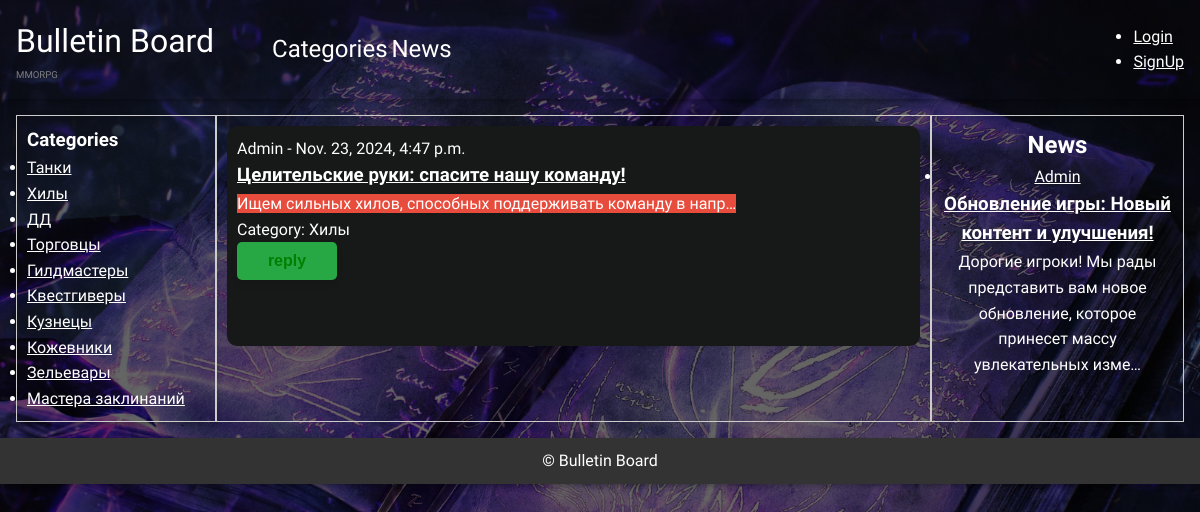
The app's page /board/category/6/khily-1732294294, older data.
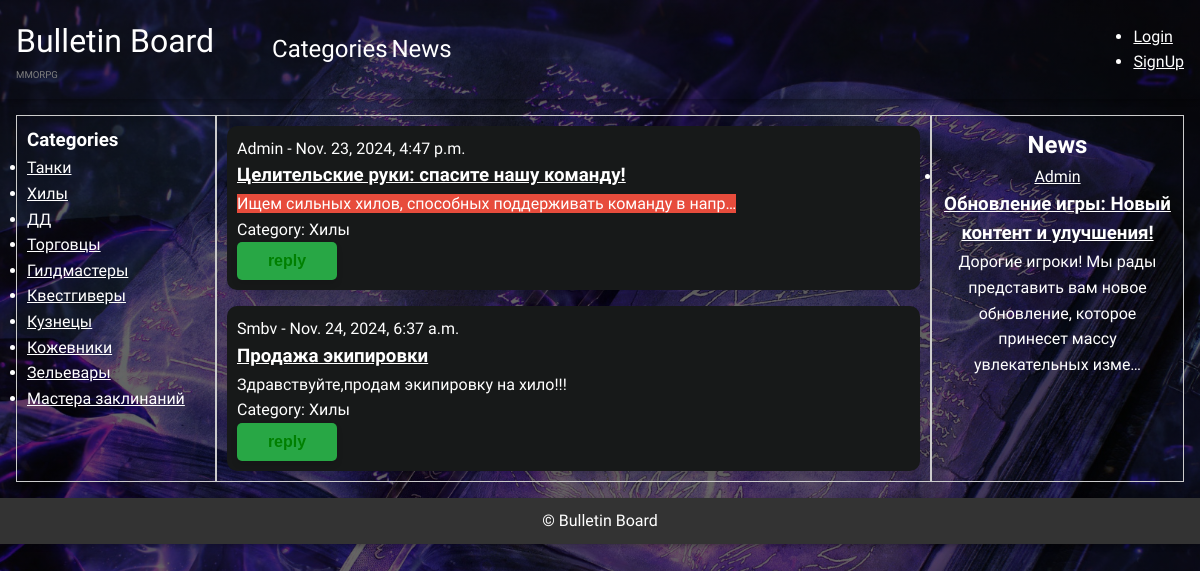
The same page, newer data.
### board/models.py (models this page shows, shortened)
class Category(models.Model):
    class Meta:
        verbose_name = 'Category'
        verbose_name_plural = 'Categories'
    name = models.CharField(max_length=150)
    slug = models.SlugField(
        max_length=255, unique=True, db_index=True, verbose_name="URL",
        blank=True)
    descriptions = models.TextField(blank=True)
    image = models.ImageField(
        upload_to='categories/images/', null=True, blank=True)
    def __str__(self):
        return f'{self.name}'

class Board(models.Model):
    author = models.ForeignKey(User, on_delete=models.CASCADE)
    title = models.CharField(max_length=150, blank=False)
    text = RichTextUploadingField()
    category = models.ForeignKey('Category',
                                 on_delete=models.CASCADE, blank=False)
    created_date = models.DateTimeField(auto_now_add=True, null=True,
                                        blank=True)
    slug = models.SlugField(
        max_length=255, unique=True, db_index=True, verbose_name="URL",
        blank=True)
    image = models.ImageField(
        upload_to='boards/images/', null=True, blank=True, default='boards/images/default_image.jpg')  # upload to images in board
    video = models.FileField(
        upload_to='boards/videos', null=True, blank=True)   # upload to video in board

class Post(models.Model):
    author = models.ForeignKey(User, on_delete=models.CASCADE)
    title = models.CharField(max_length=150, blank=False)
    text = models.TextField()
    created_date = models.DateTimeField(auto_now_add=True)
    image = models.ImageField(
        upload_to='posts/images/', null=True, blank=True)
    video = models.FileField(
        upload_to='posts/videos', null=True, blank=True)
    slug = models.SlugField(
        max_length=255, unique=True, db_index=True, verbose_name="URL",
        blank=True)

### board/views.py (the view)
class BoardViewCategory(View):
    def get_context_data(self, request, pk, slug):
        categories = Category.objects.all()
        posts = Post.objects.all()
        category = Category.objects.get(pk=pk, slug=slug)
        boards_in_category = Board.objects.filter(category=category)
        return {
            'category': category,
            'boards_in_category': boards_in_category,
            'categories': categories,
            'posts': posts,
        }
    def get(self, request, pk, slug):
        context = self.get_context_data(request, pk, slug)
        return render(request, 'board/boards_in_category.html', context)

### templates/board/boards_in_category.html (shortened to what this page needs)
{% extends 'default.html' %}
{% load i18n %}
{% block side-left %}
    <section>
        <h1>{% trans 'Categories' %}</h1>
    </section>
    <section>
        <ul class="categories">
        {% for category in categories %}
            <li class="category">
                <a href="{% url 'BoardsInCategory' category.pk category.slug %}">{{category.name}}</a>
            </li>
        {% endfor %}
        </ul>
    </section>
{% endblock side-left %}
{% block content %}
    {% for BIC in boards_in_category %}
        <article class="card_board">
            <section class="card-left">
            <span class="card_author">
                {{ BIC.author }} - {{ BIC.created_date }}
            </span>
            <h1 class="card_title">
                <a href="{% url 'BoardDetail' BIC.pk BIC.slug %}">{{BIC.title}}</a>
            </h1>
            <p class="title_description">
                {{BIC.text|truncatechars:100|safe}}
            </p>
            <span>{% trans 'Category' %}: {{ BIC.category }}</span>
            <div><button class="green-button">{% trans 'reply' %}</button><br></div>
            </section>
        </article >
    {% endfor %}
{% endblock content %}
{% block side-right %}
    <section>
        <h1>{% trans 'News' %}</h1>
    </section>
    <section class="posts">
        <ul>
        {% for post in posts %}
            <li>
                <a href="#">{{ post.author }}</a>
                <h3><a href="{% url 'PostDetail' post.pk post.slug %}">{{ post.title }}</a></h3>
                <p>{{ post.text|truncatechars:100 }}</p>
            </li>
        {% endfor %}
        </ul>
    </section>
{% endblock side-right %}

Row changes from the older to the newer data that the page shows:
added Board: author "Smbv", created_date "Nov. 24, 2024, 6:37 a.m.", title "Продажа экипировки", text "Здравствуйте,продам экипировку на хило!!!", category "Хилы"
